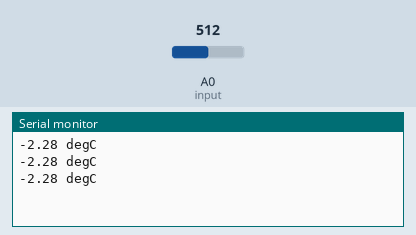
Recording of a sketch running on a simulated Arduino Uno, built with avr-gcc and run on an emulated ATmega328P. Shown: the last lines printed to the serial monitor. The test bench sets the inputs (shaded band); at power-on: A0 (input) = 512.

Above: at 1.3 s.
1.4 s: A0 (input) set to 716
At 1.9 s:
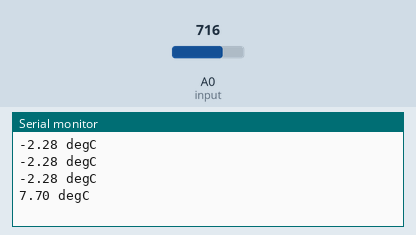
2.9 s: A0 (input) set to 900
At 3.4 s:
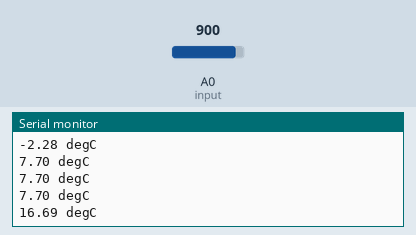
Timing chart, 0 to 5.9 s (numbered marks = the images above; inputs shaded):
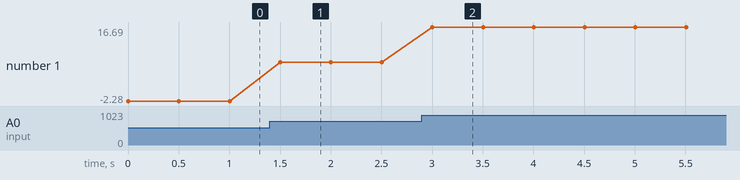

The sketch:

sketch_feb19a.ino
```cpp
int input = 0;
float temperature;

void setup()
{
    Serial.begin(9600);
}
void loop()
{
    temperature = (analogRead(input) / 20.46) - 27.3;
    Serial.print(temperature);
    Serial.println(" degC");
    delay(500);
}
```

Measured:
- after the input at 1.4 s, the serial monitor: prints a new line after 0.10 s (image 1)
- after the input at 2.9 s, the serial monitor: prints a new line after 0.10 s (image 2)
- plotted number 1: -2.28 → 7.7 after the input at 1.4 s, 7.7 → 16.69 after the input at 2.9 s
